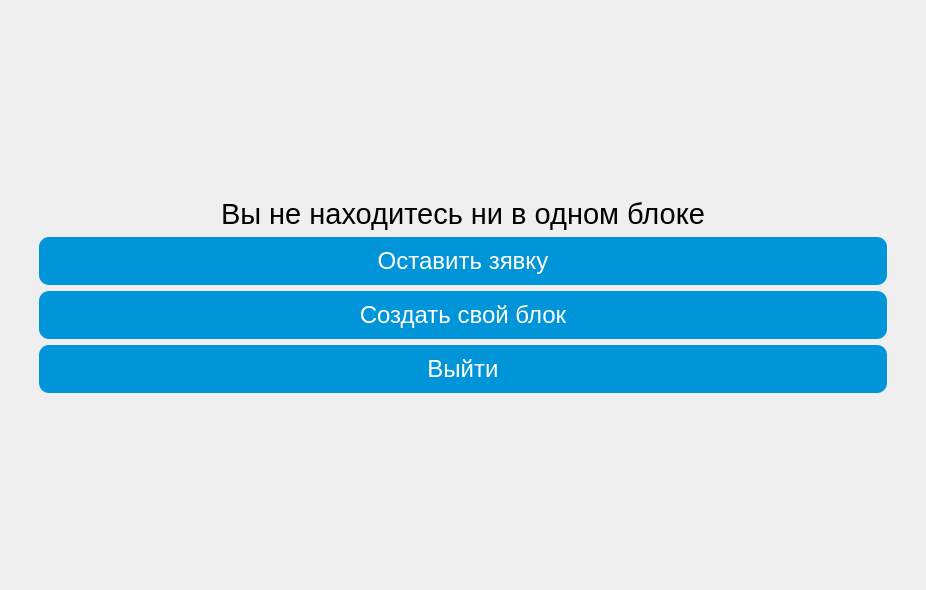
<?xml version="1.0" encoding="UTF-8"?>
<ui version="4.0">
 <class>NoBlockWindow</class>
 <widget class="QMainWindow" name="NoBlockWindow">
  <property name="geometry">
   <rect>
    <x>0</x>
    <y>0</y>
    <width>926</width>
    <height>590</height>
   </rect>
  </property>
  <property name="windowTitle">
   <string>MainWindow</string>
  </property>
  <property name="styleSheet">
   <string notr="true">background-image: url('../../../../../../png/clouds.jpg');
background-repeat: no-repeat;
background-position: center;
background-size: cover;</string>
  </property>
  <widget class="QWidget" name="centralwidget">
   <layout class="QVBoxLayout" name="verticalLayout_3">
    <item>
     <spacer name="verticalSpacer">
      <property name="orientation">
       <enum>Qt::Vertical</enum>
      </property>
      <property name="sizeHint" stdset="0">
       <size>
        <width>20</width>
        <height>160</height>
       </size>
      </property>
     </spacer>
    </item>
    <item>
     <layout class="QVBoxLayout" name="verticalLayout_2">
      <property name="leftMargin">
       <number>30</number>
      </property>
      <property name="rightMargin">
       <number>30</number>
      </property>
      <item alignment="Qt::AlignHCenter">
       <widget class="QLabel" name="label">
        <property name="font">
         <font>
          <family>Arial</family>
          <pointsize>22</pointsize>
         </font>
        </property>
        <property name="styleSheet">
         <string notr="true">background: transparent;</string>
        </property>
        <property name="text">
         <string>Вы не находитесь ни в одном блоке</string>
        </property>
       </widget>
      </item>
      <item>
       <widget class="QPushButton" name="request_button">
        <property name="font">
         <font>
          <family>Arial</family>
          <pointsize>18</pointsize>
         </font>
        </property>
        <property name="styleSheet">
         <string notr="true">QPushButton {
    background: rgb(0, 148, 216);
    color: white;
    border: none;
    border-radius: 10px;
    padding: 10px 20px;
}
QPushButton:hover {
    background: rgb(0, 120, 190); /* Цвет при наведении */
}
QPushButton:pressed {
    background: rgb(0, 100, 160); /* Цвет при нажатии */
}</string>
        </property>
        <property name="text">
         <string>Оставить зявку</string>
        </property>
       </widget>
      </item>
      <item>
       <widget class="QPushButton" name="create_block_button">
        <property name="font">
         <font>
          <family>Arial</family>
          <pointsize>18</pointsize>
         </font>
        </property>
        <property name="styleSheet">
         <string notr="true">QPushButton {
    background: rgb(0, 148, 216);
    color: white;
    border: none;
    border-radius: 10px;
    padding: 10px 20px;
}
QPushButton:hover {
    background: rgb(0, 120, 190); /* Цвет при наведении */
}
QPushButton:pressed {
    background: rgb(0, 100, 160); /* Цвет при нажатии */
}</string>
        </property>
        <property name="text">
         <string>Создать свой блок</string>
        </property>
       </widget>
      </item>
      <item>
       <widget class="QPushButton" name="exit_button">
        <property name="font">
         <font>
          <family>Arial</family>
          <pointsize>18</pointsize>
         </font>
        </property>
        <property name="styleSheet">
         <string notr="true">QPushButton {
    background: rgb(0, 148, 216);
    color: white;
    border: none;
    border-radius: 10px;
    padding: 10px 20px;
}
QPushButton:hover {
    background: rgb(0, 120, 190); /* Цвет при наведении */
}
QPushButton:pressed {
    background: rgb(0, 100, 160); /* Цвет при нажатии */
}</string>
        </property>
        <property name="text">
         <string>Выйти</string>
        </property>
       </widget>
      </item>
     </layout>
    </item>
    <item>
     <spacer name="verticalSpacer_2">
      <property name="orientation">
       <enum>Qt::Vertical</enum>
      </property>
      <property name="sizeHint" stdset="0">
       <size>
        <width>20</width>
        <height>159</height>
       </size>
      </property>
     </spacer>
    </item>
   </layout>
  </widget>
 </widget>
 <resources/>
 <connections/>
</ui>
